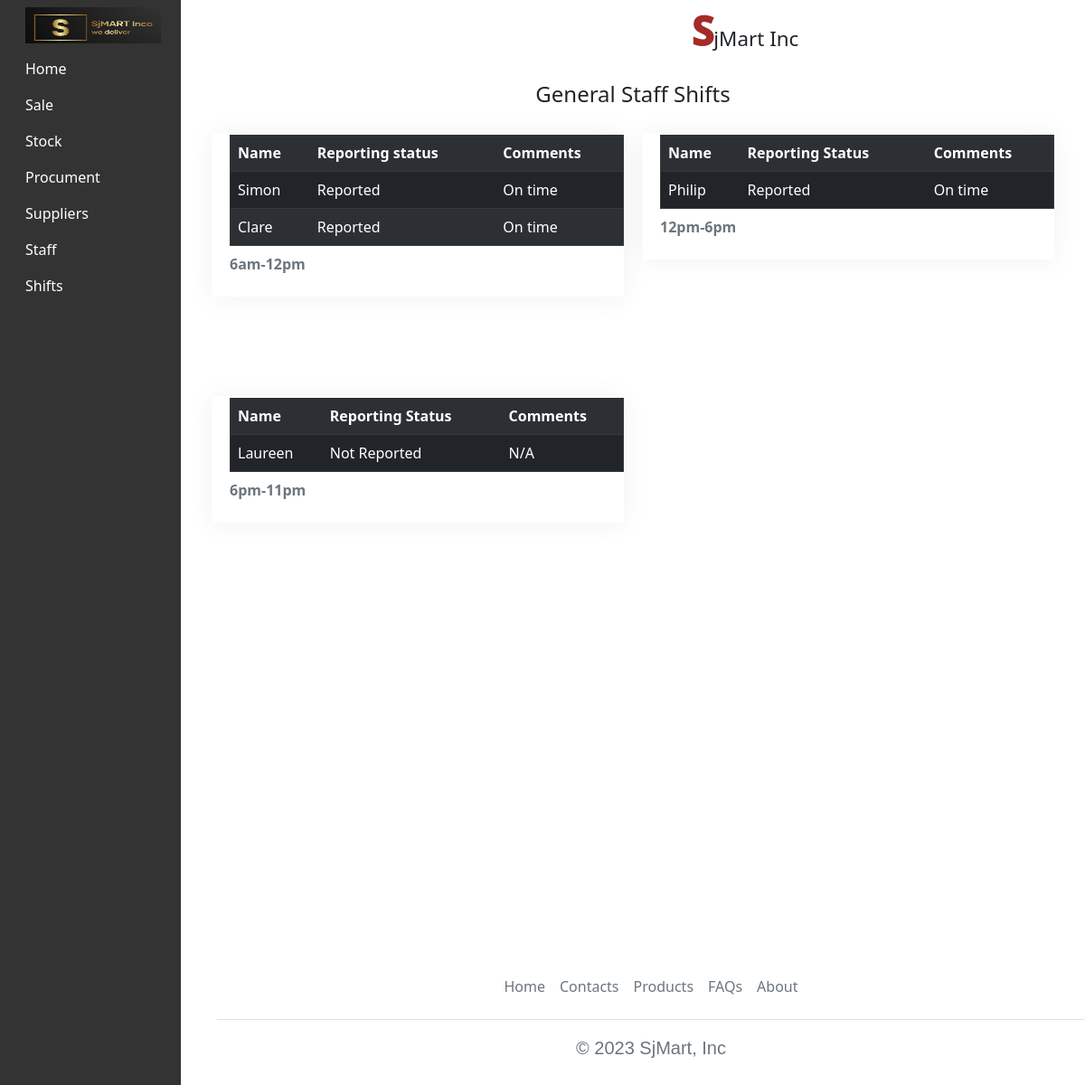
The app's page /mart/shifts with its own data.
### mart/models.py (models this page shows)
class staff_in_shift(models.Model):
    shift=models.ForeignKey("shifts",on_delete=models.CASCADE,null=True)
    name=models.ForeignKey("staff",on_delete=models.CASCADE,null=True)
    Report_status=models.CharField(max_length=20)
    comments = models.CharField(max_length=100,null=True)

class staff(models.Model):
    staff_id = models.AutoField(primary_key=True)
    first_name = models.CharField(max_length=255,null=True)
    last_name = models.CharField(max_length=255,null=True)
    job_cat = models.ForeignKey("job_categories",on_delete=models.CASCADE)
    email = models.EmailField(max_length=255,unique=True)
    phone_no = models.IntegerField()
    def __str__(self):
        return self.first_name

### mart/views.py (the view)
# urls.py: path("shifts",views.staff_shifts,name='shifts'),
def staff_shifts(request):
    early_shift = shifts.objects.get(period='6am-12pm')
    early_staff = staff_in_shift.objects.filter(shift=early_shift)
    mid_shift = shifts.objects.get(period='12pm-6pm')
    mid_staff = staff_in_shift.objects.filter(shift=mid_shift)
    late_shift = shifts.objects.get(period='6pm-11pm')
    late_staff = staff_in_shift.objects.filter(shift=late_shift)
    context = {
        "early":early_staff,
        "mid":mid_staff,
        "late":late_staff
    }
    return render(request,'mart/shifts.html',context)

### mart/templates/mart/shifts.html (shortened to what this page needs)
<!DOCTYPE html>
<html>
    <head>
        {%load static%}
        <link rel="stylesheet" href="{% static 'mart/style.css' %}">
        <link href="https://cdn.jsdelivr.net/npm/bootstrap@5.1.3/dist/css/bootstrap.min.css" rel="stylesheet">
    </head>
    <body>
<div class="container-fluid">
  <div class="row">
    <nav class="col-md-2 d-none d-md-block sidebar custom-bg-color">
      <div class="sidebar-sticky">
        <ul class="nav flex-column">
          <li class="nav-item">
            <a class="nav-link" href="#"><img src="{% static 'mart/images/logo.png' %}"  alt="not found"></a>
          </li>
          <li class="nav-item">
            <a class="nav-link active" href="{% url 'mart:home' %}">Home</a>
          </li>
          <li class="nav-item">
            <a class="nav-link" href="{% url 'mart:sales' %}">Sale</a>
          </li>
          <li class="nav-item">
            <a class="nav-link" href="{% url 'mart:goods' %}">Stock</a>
          </li>
          <li class="nav-item">
            <a class="nav-link" href="{% url 'mart:purchase' %}">Procument</a>
          </li>
          <li class="nav-item">
            <a class="nav-link" href="{% url 'mart:suppliers' %}">Suppliers</a>
          </li>
          <li class="nav-item">
            <a class="nav-link" href="{% url 'mart:staff' %}">Staff</a>
          </li>
          <li class="nav-item">
            <a class="nav-link" href="{% url 'mart:shifts' %}">Shifts</a>
          </li>
        </ul>
      </div>
    </nav>
    <main role="main" class="col-md-9 ml-sm-auto col-lg-10 px-md-4">
      <header class="head">SjMart Inc</header>
      <div style="margin-top: 90px;margin-bottom: 70px;">
      <h4 style="text-align: center;margin-top: 70px;">General Staff Shifts</h4>
        <div >
            <div class="container3">
            <div class="columns">
            <table  class="table table-dark table-striped">
                <caption>6am-12pm</caption>
                <tr>
                <th scope="col" >Name</th>
                <th scope="col">Reporting status</th>
                <th scope="col">Comments</th>
                </tr>
                {% for x in early%}
                <tr>
                    <td>{{x.name}}</td>
                    <td>{{x.Report_status}}</td>
                    <td>{{x.comments}}</td>
                </tr>
                {% endfor %}
            </table>
            </div>
            <div class="columns">
                <table  class="table table-dark table-striped">
                    <caption>12pm-6pm</caption>
                    <tr>
                    <th scope="col">Name</th>
                    <th scope="col">Reporting Status</th>
                    <th scope="col">Comments</th>
                    </tr>
                    {% for x in mid%}
                    <tr>
                        <td>{{x.name}}</td>
                        <td>{{x.Report_status}}</td>
                        <td>{{x.comments}}</td>
                    </tr>
                    {% endfor %}
                </table>
                </div>
            </div>
            </div>
        </div>
        <div >
            <div class="container3">
            <div class="columns">
            <table  class="table table-dark table-striped">
                <caption>6pm-11pm</caption>
                <tr>
                <th scope="col">Name</th>
                <th scope="col">Reporting Status</th>
                <th scope="col">Comments</th>
                </tr>
                {% for x in late%}
                <tr>
                    <td>{{x.name}}</td>
                    <td>{{x.Report_status}}</td>
                    <td>{{x.comments}}</td>
                </tr>
                {% endfor %}
            </table>
            </div>
            </div>
            </div>
        </div>
        <div class="footer">
          <ul class="nav justify-content-center border-bottom pb-3 mb-3">
              <li class="nav-item"><a href="#" class="nav-link px-2 text-muted">Home</a></li>
              <li class="nav-item"><a href="#" class="nav-link px-2 text-muted">Contacts</a></li>
              <li class="nav-item"><a href="#" class="nav-link px-2 text-muted">Products</a></li>
              <li class="nav-item"><a href="#" class="nav-link px-2 text-muted">FAQs</a></li>
              <li class="nav-item"><a href="#" class="nav-link px-2 text-muted">About</a></li>
          </ul>
          <p class="text-center text-muted">&copy; 2023 SjMart, Inc</p>
      </div>
</div>
    </body>
</html>

### mart/static/mart/style.css (style rules this page uses)
table { width: 90%; border-radius: 50%; }
table,th,td,tr { border: 1px solid rgb(0, 7, 0); border-collapse: collapse; padding: 10px 15px; }
td,tr { border: 3px solid rgb(9, 70, 9); border-collapse: collapse; padding: 10px 30px; }
p { font-family: Arial, Helvetica, sans-serif; font-size: 1.25em; }
body { margin: 0; padding: 0; font-family: Arial, sans-serif; }
table { margin-left: 10px; }
a { text-decoration: none; }
.container3 { display: flex; align-items: flex-start; width: 100%; }
.columns { flex: 1; overflow: hidden; position: relative; padding: 0px 10px; box-shadow: 0 2px 28px 0 rgba(0, 0, 0, 0.06); margin: 20px 10px; }
caption { font-weight: bold; color: brown; }

### mart/templates/mart/shifts.html (style rules this page uses)
.custom-bg-color { background-color: #333; }
.custom-bg-color .nav-link { color: white; }
.custom-bg-color .nav-link img { width: 150px; height: 40px; }
.sidebar { height: 150vh; }
.head { position: fixed; top: 0; width: 100%; padding: 20px; font-weight: 400; font-size: 1.4em; text-align: center; margin-top: -20px; background-color: white; z-index: 1; }
.head::first-letter { font-size: 1.5em; color: brown; font-size: 2em; font-weight: 1000; }
.footer { position: fixed; bottom: 0; width: 80%; margin-left: 19%; background-color: white; padding: 10px 0; text-align: center; z-index: 1; }

### records on screen
staff_in_shift: name "Simon", Report_status "Reported", comments "On time"
staff_in_shift: name "Clare", Report_status "Reported", comments "On time"
staff_in_shift: name "Philip", Report_status "Reported", comments "On time"
staff_in_shift: name "Laureen", Report_status "Not Reported", comments "N/A"
